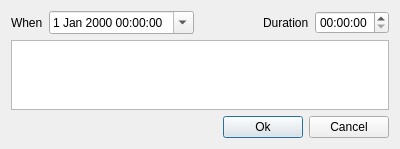
<?xml version="1.0" encoding="UTF-8"?>
<ui version="4.0">
 <class>DialogNewWork</class>
 <widget class="QDialog" name="DialogNewWork">
  <property name="enabled">
   <bool>true</bool>
  </property>
  <property name="geometry">
   <rect>
    <x>0</x>
    <y>0</y>
    <width>400</width>
    <height>148</height>
   </rect>
  </property>
  <property name="windowTitle">
   <string>New Work</string>
  </property>
  <property name="windowIcon">
   <iconset resource="Foucault2.qrc">
    <normaloff>:/Foucault2/Foucault2.ico</normaloff>:/Foucault2/Foucault2.ico</iconset>
  </property>
  <layout class="QGridLayout" name="gridLayout">
   <item row="6" column="0">
    <layout class="QHBoxLayout" name="horizontalLayout">
     <item>
      <spacer name="horizontalSpacer">
       <property name="orientation">
        <enum>Qt::Horizontal</enum>
       </property>
       <property name="sizeHint" stdset="0">
        <size>
         <width>40</width>
         <height>20</height>
        </size>
       </property>
      </spacer>
     </item>
     <item>
      <widget class="QPushButton" name="pushButton">
       <property name="text">
        <string>Ok</string>
       </property>
      </widget>
     </item>
     <item>
      <widget class="QPushButton" name="pushButton_2">
       <property name="text">
        <string>Cancel</string>
       </property>
      </widget>
     </item>
    </layout>
   </item>
   <item row="5" column="0">
    <widget class="QPlainTextEdit" name="pleWork"/>
   </item>
   <item row="0" column="0">
    <layout class="QHBoxLayout" name="horizontalLayout_2">
     <item>
      <widget class="QLabel" name="label">
       <property name="text">
        <string>When</string>
       </property>
      </widget>
     </item>
     <item>
      <widget class="QDateTimeEdit" name="dteWhen">
       <property name="calendarPopup">
        <bool>true</bool>
       </property>
      </widget>
     </item>
     <item>
      <spacer name="horizontalSpacer_2">
       <property name="orientation">
        <enum>Qt::Horizontal</enum>
       </property>
       <property name="sizeHint" stdset="0">
        <size>
         <width>40</width>
         <height>20</height>
        </size>
       </property>
      </spacer>
     </item>
     <item>
      <widget class="QLabel" name="label_2">
       <property name="text">
        <string>Duration</string>
       </property>
      </widget>
     </item>
     <item>
      <widget class="QTimeEdit" name="teDuration">
       <property name="currentSection">
        <enum>QDateTimeEdit::HourSection</enum>
       </property>
       <property name="displayFormat">
        <string>HH:mm:ss</string>
       </property>
      </widget>
     </item>
    </layout>
   </item>
  </layout>
 </widget>
 <resources>
  <include location="Foucault2.qrc"/>
 </resources>
 <connections/>
</ui>
